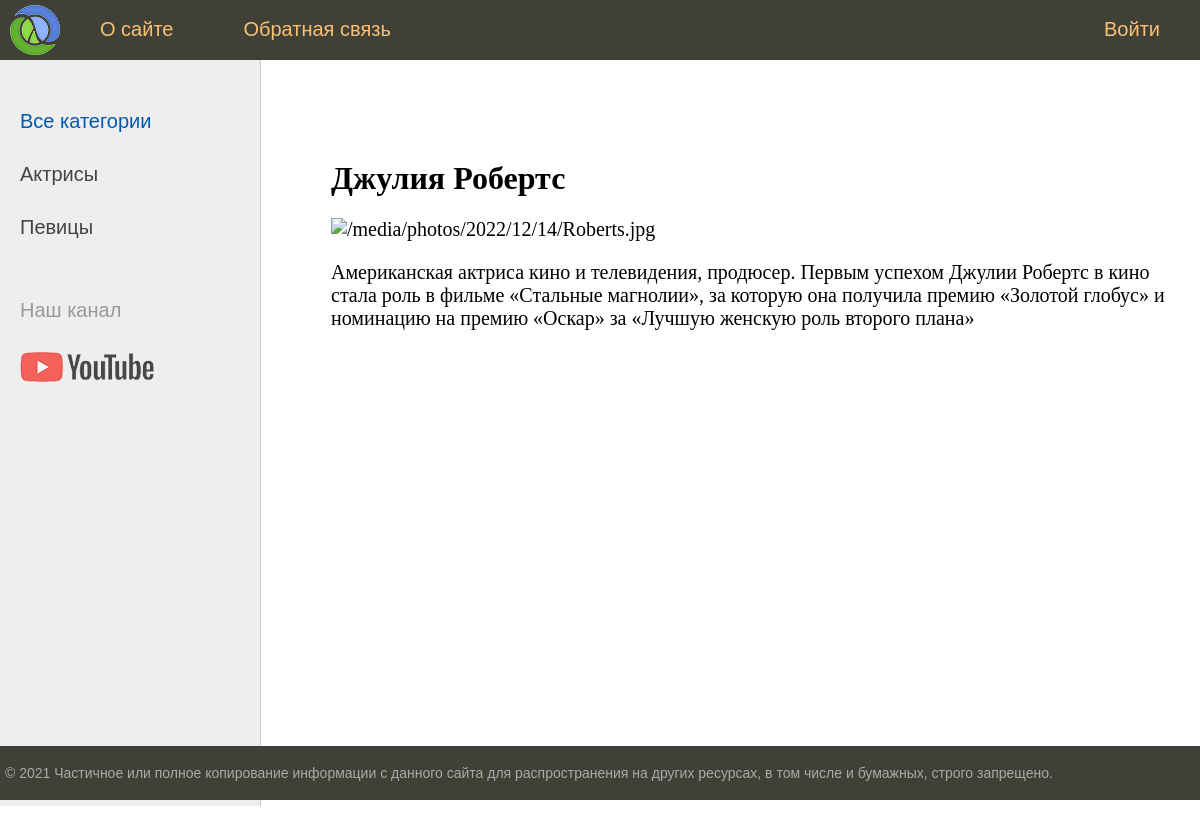
Page /post/dzhuliya-roberts/ on the committed database.
### women/models.py (models this page shows, shortened)
class Category(models.Model):
    name = models.CharField(max_length=100, db_index=True)
    slug = models.SlugField(max_length=255, unique=True, verbose_name='URL')
    def get_absolute_url(self):
        return reverse('category', kwargs={'cat_slug': self.slug})
    class Meta:
        verbose_name = 'Категория'
        verbose_name_plural = 'Категории'
        ordering = ['id']

class Women(models.Model):
    title = models.CharField(max_length=255)
    slug = models.SlugField(max_length=255, unique=True, verbose_name='URL')
    content = models.TextField(blank=True)
    photo = models.ImageField(upload_to='photos/%Y/%m/%d/', blank=True)
    time_create = models.DateTimeField(auto_now_add=True)
    time_update = models.DateTimeField(auto_now=True)
    is_published = models.BooleanField(default=True)
    cat = models.ForeignKey('Category', on_delete=models.PROTECT)
    def __str__(self):
        return self.title
    class Meta:
        verbose_name = 'Известные женщины'
        verbose_name_plural = 'Известные женщины'
        ordering = ['time_create', 'title']

### women/views.py (the view)
# urls.py: path('post/<slug:post_slug>/', ShowPost.as_view(), name='post'),
class ShowPost(DataMixin, DetailView):
    model = Women
    template_name = 'women/post.html'
    slug_url_kwarg = 'post_slug'
    context_object_name = 'post'
    def get_context_data(self, *, object_list=None, **kwargs):
        context = super().get_context_data(**kwargs)
        c_def = self.get_user_context(title=context['post'])
        return dict(list(context.items()) + list(c_def.items()))

### women/utils.py (called while the page is built)
    def get_user_context(self, **kwargs):
        context = kwargs
        cats = Category.objects.annotate(Count('women'))
        user_menu = menu.copy()
        if not self.request.user.is_authenticated:
            user_menu.pop(1)
        context['menu'] = user_menu
        context['cats'] = cats
        if 'cat_selected' not in context:
            context['cat_selected'] = 0
        return context

### women/templates/women/post.html
{% extends 'women/base.html' %}
{% block content %}
<h1>{{post.title}}</h1>
{% if post.photo %}
<p><img src="img-article-left" alt="{{post.photo.url}}"></p>
{% endif %}
{{post.content|linebreaks}}
{% endblock %}

### women/templates/women/base.html (shortened to what this page needs)
{% load static %}
{% load women_tags %}
<!DOCTYPE html>
<html>
<head>
	<link type="text/css" href="{% static 'women/css/style.css' %}" rel="stylesheet" />
</head>
<body>
<table class="table-page" border=0 cellpadding="0" cellspacing="0">
<tr><td valign=top>
{% block mainmenu %}
		<div class="header">
			<ul id="mainmenu" class="mainmenu">
			<li class="logo"><a href="{% url 'home' %}"><div class="logo"></div></a></li>
{% for m in menu %}
	{% if not forloop.last %}
			<li><a href="{% url m.url_name %}">{{m.title}}</a></li>
	{% else %}
			<li class="last"><a href="{% url m.url_name %}">{{m.title}}</a></li>
	{% endif %}
{% endfor %}
			</ul>
		</div>
{% endblock mainmenu %}
<table class="table-content" border=0 cellpadding="0" cellspacing="0">
<tr>
	<td valign="top" class="left-chapters">
	<ul id="leftchapters">
{% if cat_selected == 0 %}
		<li class="selected">Все категории</li>
{% else %}
		<li><a href="{% url 'home' %}">Все категории</a></li>
{% endif %}
{% for c in cats %}
{% if c.women__count > 0 %}
	{% if c.pk == cat_selected %}
		<li class="selected">{{c.name}}</li>
	{% else %}
		<li><a href="{{ c.get_absolute_url }}">{{c.name}}</a></li>
	{% endif %}
{% endif %}
{% endfor %}
		<li class="share">
		<p>Наш канал</p>
		<a class="share-yt" href="https://www.youtube.com/channel/UClJzWfGWuGJL2t-3dYKcHTA/playlists" target="_blank" rel="nofollow"></a>
		</li>
	</ul>
</td>
<td valign="top" class="content">
	<div class="content-text">
{% block content %}
{% endblock %}
	</div>
</td></tr></table>
</td></tr>
<tr><td valign=top>
	<div id="footer">
		<p>&copy; 2021 Частичное или полное копирование информации с данного сайта для распространения на других ресурсах, в том числе и бумажных, строго запрещено.</p>
	</div>
</td></tr></table>
</body>
</html>

### women/static/women/css/style.css (style rules this page uses)
html, body { font-family: 'Arial'; margin: 0; padding: 0; height: 100%; width: 100%; color: #444; }
a { color: #0059b2; text-decoration: none; }
img { max-width: 600px; height: auto; }
.table-page { width: 100%; height: 100%; vertical-align: top; }
.table-page tr { height: 100%; }
.header { background: #3F4137; height: 60px; }
.logo { background: url('../images/logo.png') no-repeat 10px 5px; width: 70px; height: 60px; }
ul.mainmenu { list-style: none; margin: 0; padding: 0; height: 60px; color: #fdc073; font-size: 20px; overflow: hidden; }
ul.mainmenu li { float: left; margin: 18px 40px 0 30px; }
ul.mainmenu li.logo { margin: 0; }
ul.mainmenu li.last { float: right; }
ul.mainmenu li a { color: #fdc073; text-decoration: none; }
.table-content { width: 100%; min-height: 100%; height: 100%; }
.left-chapters { margin: 0; background: #eee; border-right: 1px solid #ccc; min-height: 100%; }
.left-chapters ul { width: 230px; min-height: 100%; margin: 0; padding: 20px 10px 10px 20px; list-style: none; font-size: 20px; }
.left-chapters ul li { margin: 30px 0 0 0; color: #999; }
.left-chapters ul li.selected { color: #0059b2; }
.left-chapters ul li a { color: #444; text-decoration: none; }
.left-chapters ul li.share { margin: 60px 0 0 0; }
.left-chapters ul li.share p { margin: 30px 0 30px 0; }
.left-chapters ul li.share a { display: inline-block; width: 40px; height: 40px; margin: 0 20px 0 0; }
.left-chapters ul li.share a.share-yt { width: 100%; height: 30px; background: url('../images/share_yt.png') no-repeat 0 0 }
.content { padding: 40px 20px 20px 40px; width: 100%; box-sizing: border-box; }
.content-text { margin: 60px 0 0 30px; color: #000; font-size: 20px; font-family: Yandex Sans Display Light; }
.content-text h1 { font-size: 32px; }
#footer { box-sizing: border-box; background: #3F4137; padding: 5px; color: #aaa; font-size: 14px; font-family: Verdana, Geneva, Arial, Helvetica; text-align: left; overflow: hidden; }

### rows in the picture
Category: name "Актрисы"
Category: name "Певицы"
Women: title "Джулия Робертс", content "Американская актриса кино и телевидения, продюсер. Первым успехом Джулии Робертс в кино стала роль в фильме «Стальные магнолии», за которую она получила премию «Золотой глобус» и номинацию на премию «Оскар» за «Лучшую женскую роль второго плана»"

### other values in the picture
{{ m.title }} "О сайте" "Обратная связь"
{{ m.title }} "Войти"
